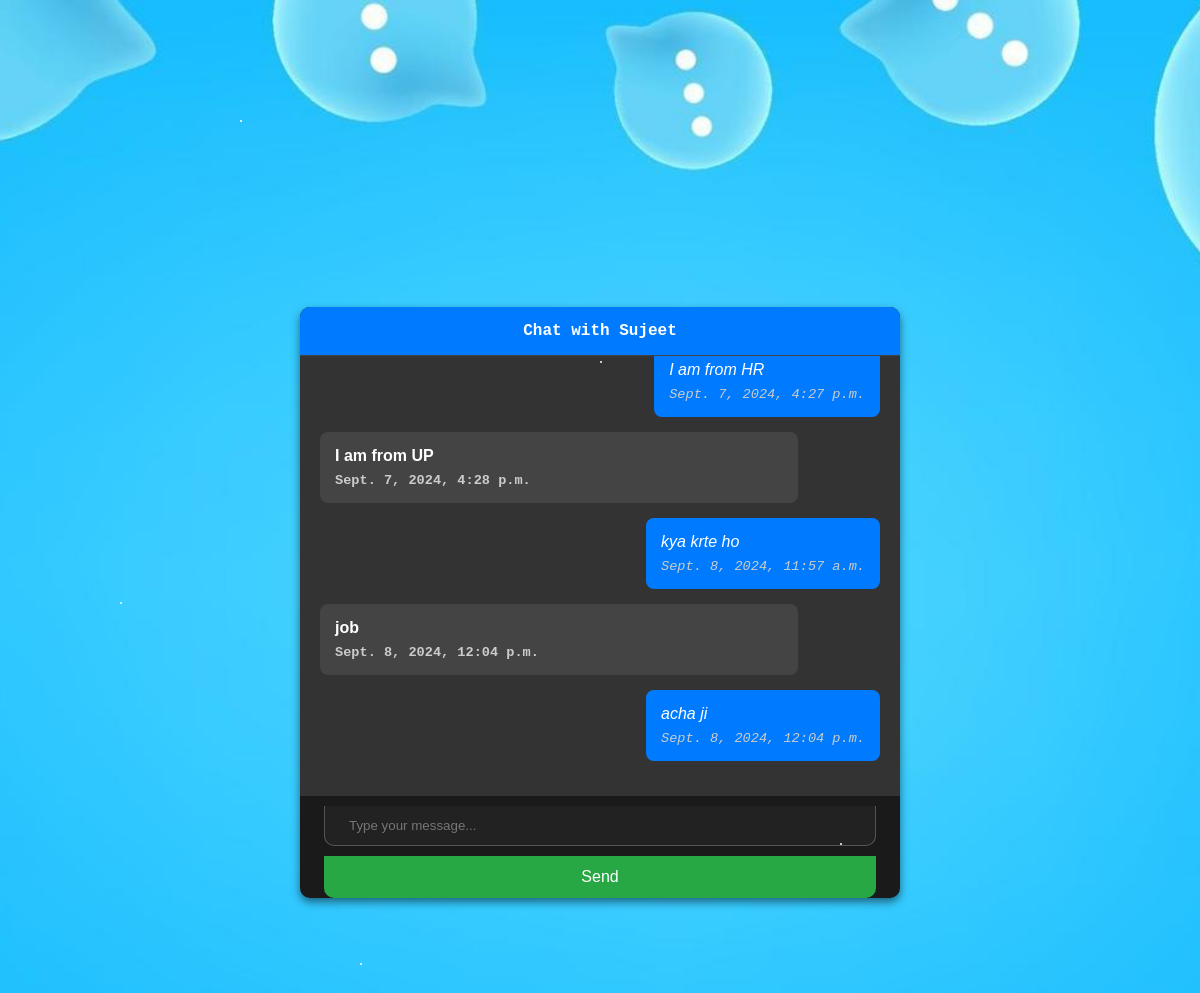
Before: /c-chats/2/ (signed in) with the older database file.
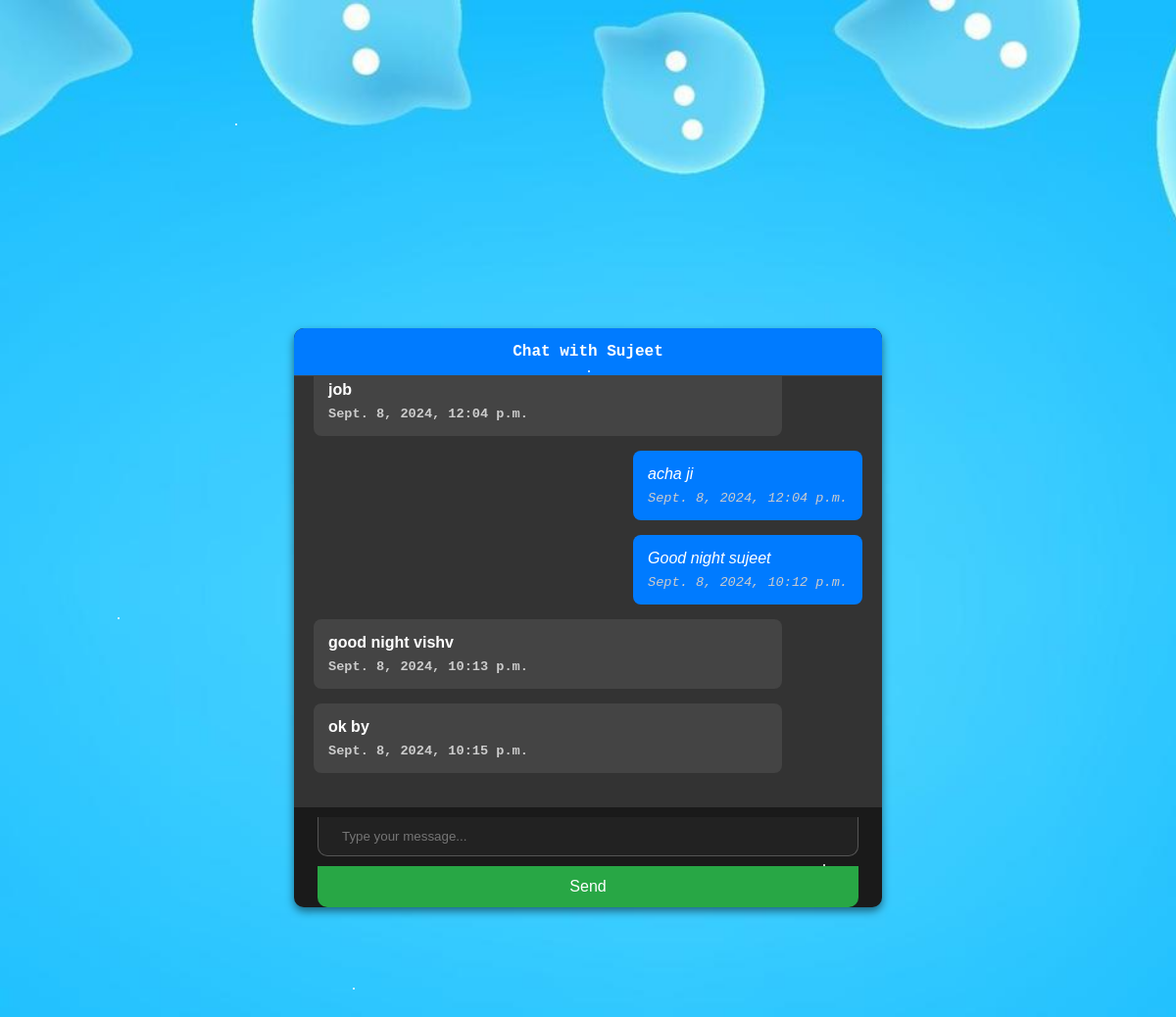
After: the same page with the newer database file.
### chat/models.py (models this page shows, shortened)
class Message(models.Model):
    chat = models.ForeignKey(Chat, related_name='messages', on_delete=models.CASCADE)
    sender = models.ForeignKey(User, on_delete=models.CASCADE)
    content = models.TextField()
    timestamp = models.DateTimeField(auto_now_add=True)

### chat/views.py (the view)
# urls.py: path('chats/<int:request_user_id>/', views.chat_view, name='chat-view'),
def chat_view(request, request_user_id):
    request_user = get_object_or_404(User, id=request_user_id)
    logged_user_id = request.session.get('user_id', None)
    logged_user = get_object_or_404(User, id=logged_user_id)
    chat = get_or_create_chat(logged_user, request_user)
    messages = chat.messages.order_by('-timestamp')[:50]  # Load last 50 messages
    context = {
        'request_user': request_user,
        'current_user': logged_user,
        'messages': messages,
        'chat_id': chat.id,
    }
    return render(request, 'chat_room.html', context)

### authentication/models.py (called while the page is built)
    def __str__(self):
        return self.first_name  # String representation of the model

### chat/views.py (called while the page is built)
def get_or_create_chat(user1, user2):
    print(user1, user2)
    chat, created = Chat.objects.get_or_create(user1=user1, user2=user2)
    if not created:
        chat, created = Chat.objects.get_or_create(user1=user2, user2=user1)
    return chat

### templates/chat_room.html (shortened to what this page needs)
<!DOCTYPE html>
{% load static %}
<html lang="en">
<head>
</head>
<body>
<div class="chat-wrapper">
    <div class="star" style="top: 10%; left: 20%; animation-duration: 1s;"></div>
    <div class="star" style="top: 30%; left: 50%; animation-duration: 2s;"></div>
    <div class="star" style="top: 70%; left: 70%; animation-duration: 1.5s;"></div>
    <div class="star" style="top: 50%; left: 10%; animation-duration: 2.5s;"></div>
    <div class="star" style="top: 80%; left: 30%; animation-duration: 3s;"></div>
    <div class="chat-container">
        <div class="chat-header">
            Chat with {{ request_user.first_name }}
        </div>
        <div class="chat-messages" id="chat-messages">
            {% for message in messages %}
                <div class="message {% if message.sender == current_user %}sent{% else %}received{% endif %}" data-message-timestamp="{{ message.timestamp }}">
                    {{ message.content }} <br>
                    <small>{{ message.timestamp }}</small>
                </div>
            {% endfor %}
        </div>
        <form id="chat-form">
            <input type="text" id="message-input" class="chat-input" placeholder="Type your message..." autocomplete="off">
            <button type="submit">Send</button>
        </form>
    </div>
</div>
</body>
</html>

Changed rows visible on the page:
no longer on this page (row unchanged): Message: content "kya krte ho", timestamp "Sept. 8, 2024, 11:57 a.m."
no longer on this page (row unchanged): Message: content "I am from UP", timestamp "Sept. 7, 2024, 4:28 p.m."
no longer on this page (row unchanged): Message: content "I am from HR", timestamp "Sept. 7, 2024, 4:27 p.m."
added Message: content "ok by", timestamp "Sept. 8, 2024, 10:15 p.m."
added Message: content "good night vishv", timestamp "Sept. 8, 2024, 10:13 p.m."
added Message: content "Good night sujeet", timestamp "Sept. 8, 2024, 10:12 p.m."
